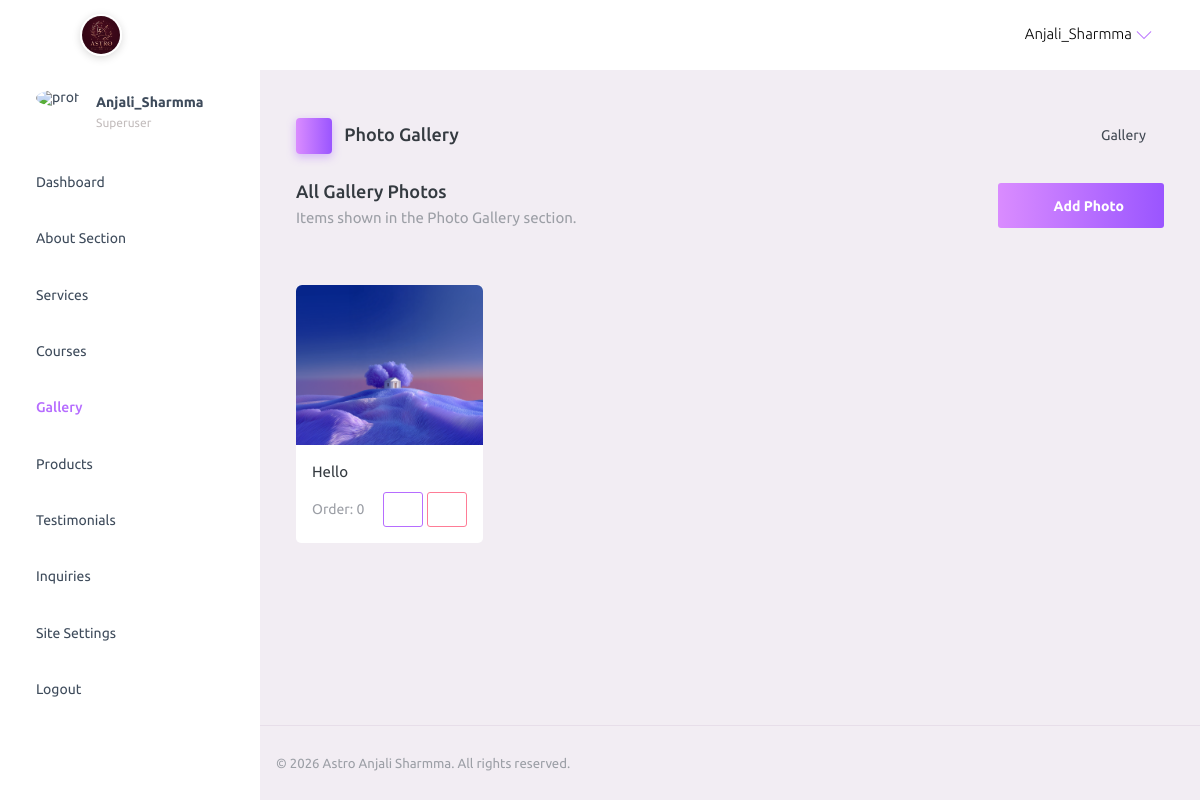
Before: /dashboard/gallery/ (signed in) with the older database file.
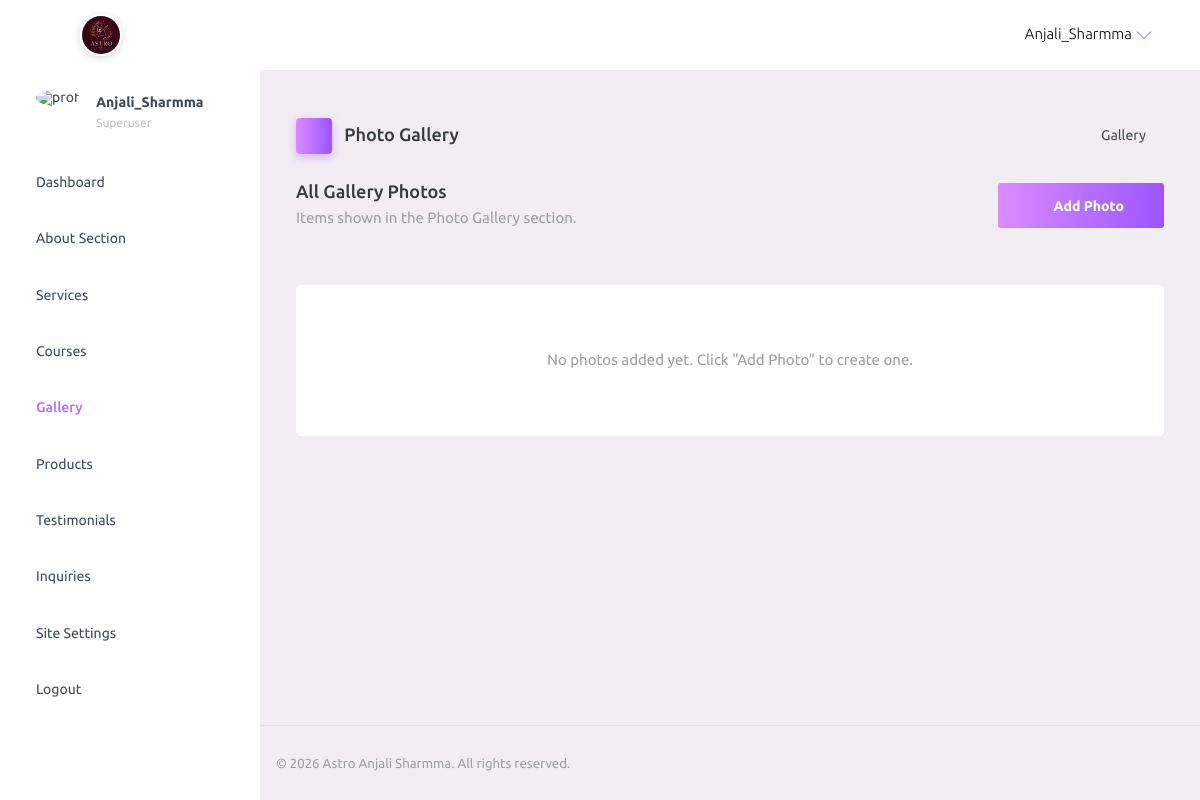
After: the same page with the newer database file.
### anjali/models.py (models this page shows, shortened)
class Gallery(models.Model):
    title           = models.CharField(max_length=150, default="")
    emoji           = models.CharField(max_length=20,  default="🔮", blank=True, help_text="Fallback emoji if no image")
    image           = models.ImageField(upload_to="gallery/", blank=True, null=True)
    gradient        = models.CharField(
        max_length=150,
        default="linear-gradient(135deg,#1c1638,#4a1472)",
        blank=True,
        help_text="Background gradient shown when no image is uploaded",
    )
    span_two_columns = models.BooleanField(
        default=False,
        help_text="Makes this item span 2 columns in the gallery grid",
    )
    order = models.PositiveIntegerField(default=0)
    class Meta:
        ordering            = ["order"]
        verbose_name        = "Gallery Item"
        verbose_name_plural = "Gallery Items"

### anjali/views/dashboard/gallery_views.py (the view)
# urls.py: path('dashboard/gallery/', views.gallery_list, name='gallery_list'),
@superuser_required
def gallery_list(request):
    items = Gallery.objects.all().order_by('order')
    return render(request, 'adminpanel/gallery_list.html', {'items': items})

### anjali/templates/adminpanel/gallery_list.html (shortened to what this page needs)
{% extends 'adminpanel/base.html' %}
{% load static %}
{% block page_icon %}mdi-image{% endblock %}
{% block page_title %}Photo Gallery{% endblock %}
{% block breadcrumb %}Gallery{% endblock %}
{% block content %}
<div class="row">
  <div class="col-12 grid-margin">
    <div class="d-flex justify-content-between align-items-center mb-3">
      <div>
        <h4 class="mb-1">All Gallery Photos</h4>
        <p class="text-muted mb-0">Items shown in the Photo Gallery section.</p>
      </div>
      <a href="{% url 'gallery_add' %}" class="btn btn-gradient-primary">
        <i class="mdi mdi-plus"></i> Add Photo
      </a>
    </div>
  </div>
</div>
<div class="row">
  {% for item in items %}
    <div class="col-md-3 grid-margin stretch-card">
      <div class="card">
        <div style="height:160px;border-radius:6px 6px 0 0;overflow:hidden;{% if not item.image %}background:{{ item.gradient }};display:flex;align-items:center;justify-content:center;{% endif %}">
          {% if item.image %}
            <img src="{{ item.image.url }}" alt="{{ item.title }}" style="width:100%;height:100%;object-fit:cover;">
          {% else %}
            <span style="font-size:2.5rem;">{{ item.emoji }}</span>
          {% endif %}
        </div>
        <div class="card-body p-3">
          <p class="mb-2 font-weight-medium">{{ item.title }}</p>
          <div class="d-flex justify-content-between align-items-center">
            <span class="text-muted small">Order: {{ item.order }}</span>
            <div>
              <a href="{% url 'gallery_edit' item.pk %}" class="btn btn-sm btn-outline-primary">
                <i class="mdi mdi-pencil"></i>
              </a>
              <a href="{% url 'gallery_delete' item.pk %}"
                 class="btn btn-sm btn-outline-danger"
                 onclick="return confirm('Delete this photo?');">
                <i class="mdi mdi-delete"></i>
              </a>
            </div>
          </div>
        </div>
      </div>
    </div>
  {% empty %}
    <div class="col-12">
      <div class="card">
        <div class="card-body">
          <p class="text-muted text-center py-4 mb-0">No photos added yet. Click "Add Photo" to create one.</p>
        </div>
      </div>
    </div>
  {% endfor %}
</div>
{% endblock %}

Changed rows visible on the page:
removed Gallery: image (picture), title "Hello", order "0"
Other visible differences:
text now shown: "No photos added yet. Click \"Add Photo\" to create one."
